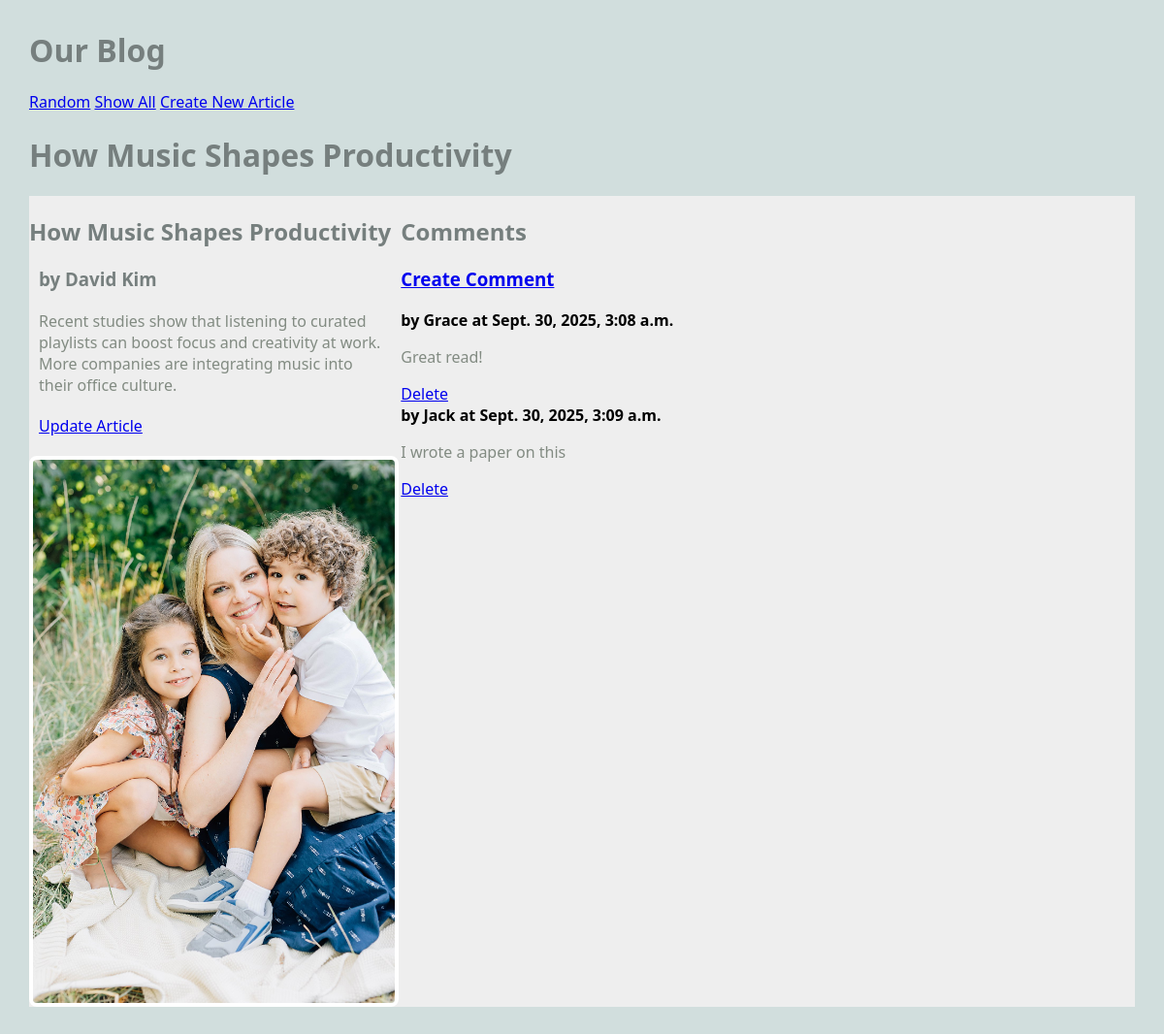
The page /blog/article/3/ on the database its author committed.
### blog/models.py (models this page shows, shortened)
class Article(models.Model):
    title = models.TextField(blank=True)
    author = models.TextField(blank=True)
    text = models.TextField(blank=True)
    published = models.DateTimeField(auto_now=True) #set the published date automatically
    image_file = models.ImageField(blank=True)
    def get_all_comments(self):
        comments = Comment.objects.filter(article=self)
        return comments

class Comment(models.Model):
    article = models.ForeignKey(Article, on_delete=models.CASCADE) #foreign key to Article model
    author = models.TextField(blank=False)
    text = models.TextField(blank=False)
    published = models.DateTimeField(auto_now=True)

### blog/views.py (the view)
# urls.py: path('article/<int:pk>/', ArticleView.as_view(), name='article'),
class ArticleView(DetailView):
    model = Article
    template_name = 'blog/article.html'
    context_object_name = 'article'  # contains one instance of the model

### blog/templates/blog/article.html
{% extends "blog/base.html" %} {% block content %}
<h1>{{ article.title }}</h1>
<main class="grid-container">
  <article>
    <div>
      <h2>{{ article.title }}</h2>
      <h3>by {{ article.author }}</h3>
      <p> {{ article.text }} </p>
      <p> <a href="{% url 'update_article' article.pk %}"> Update Article</a> </p>
    </div>
    {% if article.image_file %}
    <img src="{{ article.image_file.url }}" alt="" />
    {% else %}
    <h3>No image</h3>
    {% endif %}
  </article>
  <div>
    <h2>Comments</h2>
    <h3>
      <a href="{% url 'create_comment' article.pk %}">Create Comment</a>
    </h3>
    {% for comment in article.get_all_comments %}
    <div>
      <strong> by {{ comment.author }} at {{ comment.published }} </strong>
      <p> {{ comment.text }} </p>
      <a href="{% url 'delete_comment' comment.pk %}">Delete</a>
    </div>
    {% endfor %}
  </div>
</main>
{% endblock content %}

### static/styles-blog.css (style rules this page uses)
body { margin: 30px; background: #d1dedd; font-family:'Segoe UI', Tahoma, Geneva, Verdana, sans-serif; }
h1, h2, h3 { color: #767f7e; }
p { color: #828b82; }
.grid-container { background: #eee; max-width: 900px; display: grid; grid-template-columns: repeat(3, 1fr); grid-gap: 10px; max-width: 1200px; margin: 20px auto; }
article img, article.featured img { width: 100%; border: 4px solid #fff; border-radius: 8px; }
article p, article h3 { margin: 20px 10px; }

### rows shown on the page
Article: title "How Music Shapes Productivity", author "David Kim", text "Recent studies show that listening to curated playlists can boost focus and creativity at work. More companies are integrating music into their office culture.", image_file (picture)
Comment: author "Grace", published "Sept. 30, 2025, 3:08 a.m.", text "Great read!"
Comment: author "Jack", published "Sept. 30, 2025, 3:09 a.m.", text "I wrote a paper on this"
